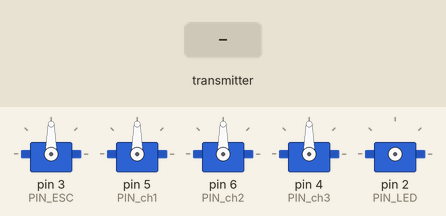
Recording of a sketch running on a simulated Arduino Uno, built with avr-gcc and run on an emulated ATmega328P. On the bench: 5 × servo. Wiring (inferred from the names in the program): servo: signal pin 2. Inputs (shaded band) come from the test bench. No radio packets arrive unless stated; servo pulses on a pin are drawn as a servo (544–2400 µs = 0–180°); what the sketch prints to the serial monitor is not drawn.

Above: at 2.4 s.
2.5 s: the transmitter starts sending aircraft_type = 0
At 2.9 s:
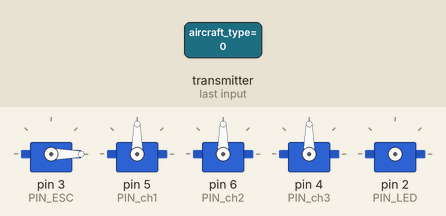
5.5 s: the transmitter starts sending throttle = 256
At 8.32 s:
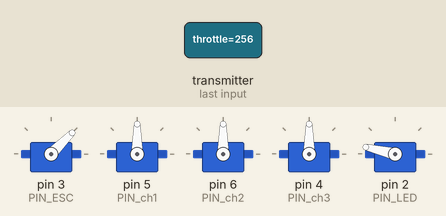
8.5 s: the transmitter starts sending ch1 = 256
At 9.7 s:
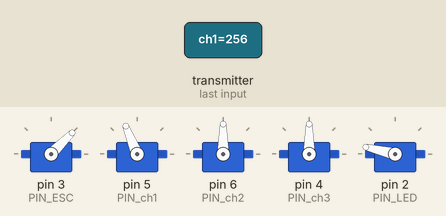
10.0 s: the transmitter starts sending ch2 = 256
At 11.0 s:
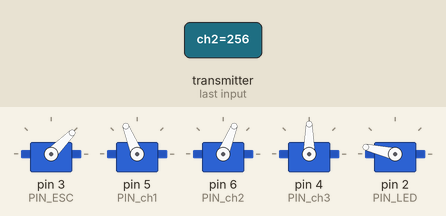
11.5 s: the transmitter starts sending throttle = 0
At 12.1 s:
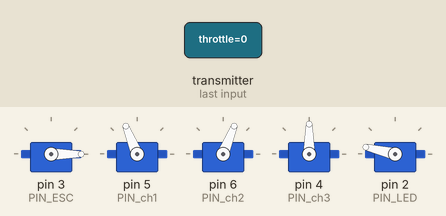
Timing chart, 0 to 14.0 s (numbered marks = the images above; inputs shaded):
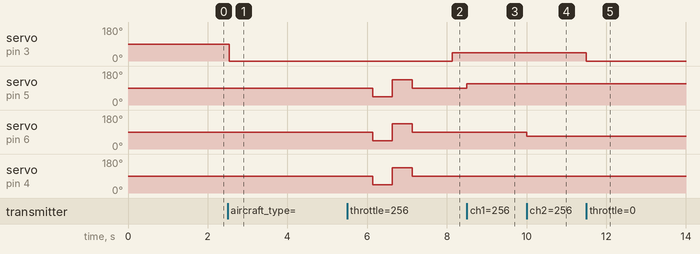

The sketch:

remotereciver_uno_2chl.ino
```cpp
#include <SPI.h>
#include <nRF24L01.h>
#include <RF24.h>
#include <Servo.h>
#include <Wire.h>

// MPU6500 I2C地址
#define MPU6500_ADDR 0x68
//#define ENABLE_SELFCTL 1

// MPU6500寄存器映射
#define PWR_MGMT_1   0x6B
#define ACCEL_XOUT_H 0x3B
#define GYRO_XOUT_H  0x43
#define CONFIG       0x1A
#define GYRO_CONFIG  0x1B
#define ACCEL_CONFIG 0x1C

// 机型定义
#define AIRCRAFT_PAPER_PLANE    0  // 纸飞机
#define AIRCRAFT_CAMEL         1  // 骆驼战斗机
#define AIRCRAFT_P51           2  // P51野马战斗机

// 飞行模式定义
#define FLIGHT_MODE_MANUAL     0  // 手动模式
#define FLIGHT_MODE_STABILIZE  1  // 自稳模式
#define FLIGHT_MODE_HOLD       2  // 姿态保持模式

// 死区控制参数
#define DEADBAND_PITCH         2.0  // 俯仰死区（度）
#define DEADBAND_ROLL          2.0  // 横滚死区（度）

// 各机型PID参数
struct PIDParams {
  float kp;    // 比例增益
  float ki;    // 积分增益
  float kd;    // 微分增益
  float max_i; // 积分限幅
};

// 纸飞机PID参数
const PIDParams PAPER_PLANE_PID = {
  .kp = 2.5,
  .ki = 0.15,
  .kd = 1.5,
  .max_i = 100
};

// 骆驼战斗机PID参数
const PIDParams CAMEL_PID = {
  .kp = 1.5,
  .ki = 0.05,
  .kd = 1.2,
  .max_i = 80
};

// P51 PID参数
const PIDParams P51_PID = {
  .kp = 1.8,
  .ki = 0.08,
  .kd = 1.1,
  .max_i = 90
};

// 舵机混合控制参数
struct ServoMix {
  float pitch;  // 俯仰混合比例
  float roll;   // 横滚混合比例
};

// 纸飞机舵机混合参数
const ServoMix PAPER_PLANE_MIX = {
  .pitch = -1.5,
  .roll = 1.0
};

// 骆驼战斗机舵机混合参数
const ServoMix CAMEL_MIX = {
  .pitch = 1.2,
  .roll = 1.0
};

// Arduino Uno引脚定义
#define CE_PIN   7    // RF24 CE引脚
#define CSN_PIN  8   // RF24 CSN引脚
#define PIN_LED  2   // 板载LED
#define PIN_ESC  3    // 电调
#define PIN_ch1  5    // 通道1
#define PIN_ch2  6    // 通道2
#define PIN_ch3  4    // 通道3

//无线模块
RF24 radio(CE_PIN, CSN_PIN);
//舵机&电调
Servo esc, ch1, ch2, ch3;

unsigned long lastSignalTime = 0;

struct ControlData {
  uint8_t aircraft_type;      // 机型
  uint8_t flight_mode;        // 飞行模式
  uint16_t throttle;          // 油门
  int16_t ch1;               // 通道1
  int16_t ch2;               // 通道2
  int16_t ch3;               // 通道3
  uint8_t checksum;          // 校验和
};

const byte address[6] = "FLY01";

// MPU6500数据结构
struct MPUData {
  float accX, accY, accZ;    // 加速度计数据
  float gyroX, gyroY, gyroZ; // 陀螺仪数据
  float gyroX_offset = 0;    // 陀螺仪X轴零偏
  float gyroY_offset = 0;    // 陀螺仪Y轴零偏
  float gyroZ_offset = 0;    // 陀螺仪Z轴零偏
  float accX_offset = 0;     // 加速度计X轴零偏
  float accY_offset = 0;     // 加速度计Y轴零偏
  float accZ_offset = 0;     // 加速度计Z轴零偏
  float pitch, roll;         // 俯仰角和横滚角
};

MPUData mpuData;
float pitchError = 0, rollError = 0;           // 俯仰和横滚误差
float pitchIntegral = 0, rollIntegral = 0;     // 积分项
float lastPitchError = 0, lastRollError = 0;   // 上一次误差

// 姿态保持目标值
float targetPitch = 0;
float targetRoll = 0;

// 全局变量
static float lastPitch = 0.0;
static float lastRoll = 0.0;
static uint32_t lastUpdateTime = 0;

static float filteredGyroX = 0, filteredGyroY = 0;

// 添加全局变量用于存储上一次有效的加速度计数据
float lastAccX = 0, lastAccY = 0, lastAccZ = 0;

void initMPU6500() {
  Wire.begin();
  Wire.beginTransmission(MPU6500_ADDR);
  Wire.write(PWR_MGMT_1);
  Wire.write(0);  // 唤醒MPU6500
  Wire.endTransmission(true);

  // 配置陀螺仪量程（±2000°/s）
  Wire.beginTransmission(MPU6500_ADDR);
  Wire.write(GYRO_CONFIG);
  Wire.write(0x18);
  Wire.endTransmission(true);

  // 配置加速度计量程（±16g）
  Wire.beginTransmission(MPU6500_ADDR);
  Wire.write(ACCEL_CONFIG);
  Wire.write(0x18);
  Wire.endTransmission(true);

  // 配置数字低通滤波器
  Wire.beginTransmission(MPU6500_ADDR);
  Wire.write(CONFIG);
  Wire.write(0x03);
  Wire.endTransmission(true);
}

void readMPU6500() {
  // 读取原始传感器数据
  Wire.beginTransmission(MPU6500_ADDR);
  Wire.write(ACCEL_XOUT_H);
  Wire.endTransmission(false);
  Wire.requestFrom(MPU6500_ADDR, 14, true);

  // 读取加速度计数据 (单位: g)
  int16_t rawAccX = Wire.read() << 8 | Wire.read();
  int16_t rawAccY = Wire.read() << 8 | Wire.read();
  int16_t rawAccZ = Wire.read() << 8 | Wire.read();

  // 跳过温度数据
  Wire.read(); Wire.read();

  // 读取陀螺仪数据 (单位: °/s)
  int16_t rawGyroX = Wire.read() << 8 | Wire.read();
  int16_t rawGyroY = Wire.read() << 8 | Wire.read();
  int16_t rawGyroZ = Wire.read() << 8 | Wire.read();

  // 检查陀螺仪数据是否在合理范围内
  const float maxGyroRate = 2000.0; // 最大角速度限制（°/s）
  const float maxGyroRaw = maxGyroRate * 16.4; // 对应的原始数据值

  if (abs(rawGyroX) > maxGyroRaw || abs(rawGyroY) > maxGyroRaw || abs(rawGyroZ) > maxGyroRaw) {
    // 数据异常，使用上一次的有效值
    mpuData.gyroX = filteredGyroX;
    mpuData.gyroY = filteredGyroY;
    mpuData.gyroZ = 0; // Z轴不使用
  } else {
    // 转换陀螺仪数据并应用校准偏移
    mpuData.gyroX = (rawGyroX / 16.4) - mpuData.gyroX_offset;
    mpuData.gyroY = (rawGyroY / 16.4) - mpuData.gyroY_offset;
    mpuData.gyroZ = (rawGyroZ / 16.4) - mpuData.gyroZ_offset;
  }

  // 计算时间增量 (单位: 秒)
  uint32_t currentTime = micros();
  float dt = (currentTime - lastUpdateTime) / 1000000.0;
  lastUpdateTime = currentTime;

  // 设置最小时间阈值防止除零
  if (dt <= 0) dt = 0.001;

  // === 1. 加速度计数据处理 ===
  // 检查加速度计数据是否在合理范围内
  if (abs(rawAccX) > 32768 || abs(rawAccY) > 32768 || abs(rawAccZ) > 32768) {
    // 数据异常，使用上一次的有效值
    mpuData.accX = lastAccX;
    mpuData.accY = lastAccY;
    mpuData.accZ = lastAccZ;
  } else {
    // 转换加速度计数据为g单位并应用零偏校准
    mpuData.accX = (rawAccX / 2048.0) - mpuData.accX_offset;
    mpuData.accY = (rawAccY / 2048.0) - mpuData.accY_offset;
    mpuData.accZ = (rawAccZ / 2048.0) - mpuData.accZ_offset;

    // 保存当前值用于下次比较
    lastAccX = mpuData.accX;
    lastAccY = mpuData.accY;
    lastAccZ = mpuData.accZ;
  }

  // 根据安装方向调整加速度计数据
  float accX = mpuData.accX;  // 机头方向
  float accY = mpuData.accY;  // 左翼方向
  float accZ = mpuData.accZ;  // 垂直向上

  // 计算俯仰角 (绕Y轴旋转)
  float pitchAcc = atan2(accX, sqrt(accY * accY + accZ * accZ)) * 180.0 / PI;

  // 计算横滚角 (绕X轴旋转)
  float rollAcc = atan2(accY, sqrt(accX * accX + accZ * accZ)) * 180.0 / PI;

  // === 2. 陀螺仪数据处理 ===
  const float gyroFilterFactor = 0.3; // 降低滤波系数，减少噪声

  // 陀螺仪数据滤波
  filteredGyroX = gyroFilterFactor * mpuData.gyroX + (1 - gyroFilterFactor) * filteredGyroX;
  filteredGyroY = gyroFilterFactor * mpuData.gyroY + (1 - gyroFilterFactor) * filteredGyroY;

  // 陀螺仪角速度积分
  float gyroPitchRate = filteredGyroY;  // Y轴角速度对应俯仰
  float gyroRollRate = filteredGyroX;   // X轴角速度对应横滚

  // 限制角速度范围
  gyroPitchRate = constrain(gyroPitchRate, -500.0, 500.0);
  gyroRollRate = constrain(gyroRollRate, -500.0, 500.0);

  // 陀螺仪积分计算
  float pitchGyro = lastPitch + gyroPitchRate * dt;
  float rollGyro = lastRoll + gyroRollRate * dt;

  // === 3. 改进的互补滤波融合 ===
  // 计算加速度计数据质量
  float accMagnitude = sqrt(accX * accX + accY * accY + accZ * accZ);
  float accQuality = 1.0 - abs(accMagnitude - 1.0); // 1.0表示质量最好，0.0表示质量最差

  // 动态调整互补滤波系数
  float alpha = 0.98; // 基础陀螺仪权重

  // 当加速度计数据质量好时，增加其权重
  if (accQuality > 0.8) {
    alpha = 0.85; // 降低陀螺仪权重
  }

  // 当设备静止时，进一步增加加速度计权重
  if (abs(gyroPitchRate) < 0.5 && abs(gyroRollRate) < 0.5) {
    alpha = 0.7; // 显著降低陀螺仪权重
  }

  // 应用互补滤波
  mpuData.pitch = alpha * pitchGyro + (1 - alpha) * pitchAcc;
  mpuData.roll = alpha * rollGyro + (1 - alpha) * rollAcc;

  // 角度限幅和异常值处理
  if (isnan(mpuData.pitch) || abs(mpuData.pitch) > 90.0f) {
    mpuData.pitch = lastPitch;
  }
  if (isnan(mpuData.roll) || abs(mpuData.roll) > 90.0f) {
    mpuData.roll = lastRoll;
  }

  // 在互补滤波后添加角度约束
  mpuData.pitch = constrain(mpuData.pitch, -90.0, 90.0);
  mpuData.roll = constrain(mpuData.roll, -90.0, 90.0);

  // 保存当前角度用于下一次计算
  lastPitch = mpuData.pitch;
  lastRoll = mpuData.roll;
}

void stabilizeFlight(ControlData data) {
  // 计算误差
  pitchError = -mpuData.pitch;  // 取负值是因为需要向相反方向修正
  rollError = -mpuData.roll;

  // 死区控制 - 增加死区范围以减少小角度抖动
  if(abs(pitchError) < DEADBAND_PITCH * 0.5) pitchError = 0;
  if(abs(rollError) < DEADBAND_ROLL * 0.5) rollError = 0;

  // 获取当前机型的PID参数
  PIDParams pid;
  ServoMix mix;
  switch(data.aircraft_type) {
    case AIRCRAFT_PAPER_PLANE:
      pid = PAPER_PLANE_PID;
      mix = PAPER_PLANE_MIX;
      break;
    case AIRCRAFT_CAMEL:
      pid = CAMEL_PID;
      mix = CAMEL_MIX;
      break;
    case AIRCRAFT_P51:
      pid = P51_PID;
      mix = {1.0, 1.0};  // P51不需要混合
      break;
  }

  // 计算积分项 - 添加积分限幅
  pitchIntegral += pitchError;
  rollIntegral += rollError;

  // 限制积分项以防止积分饱和
  pitchIntegral = constrain(pitchIntegral, -pid.max_i, pid.max_i);
  rollIntegral = constrain(rollIntegral, -pid.max_i, pid.max_i);

  // 计算PID输出 - 添加输出限幅
  float pitchOutput = pid.kp * pitchError + pid.ki * pitchIntegral + pid.kd * (pitchError - lastPitchError);
  float rollOutput = pid.kp * rollError + pid.ki * rollIntegral + pid.kd * (rollError - lastRollError);

  // 限制PID输出范围 - 根据误差大小动态调整输出范围
  float pitchLimit = map(abs(pitchError), 0, 90, 25, 50);  // 保持俯仰输出限制
  float rollLimit = map(abs(rollError), 0, 90, 20, 40);    // 降低横滚输出限制

  pitchOutput = constrain(pitchOutput, -pitchLimit, pitchLimit);
  rollOutput = constrain(rollOutput, -rollLimit, rollLimit);

  // 更新上一次误差
  lastPitchError = pitchError;
  lastRollError = rollError;

  // 获取当前舵机位置
  int currentCh1 = ch1.read();  // 右舵
  int currentCh2 = ch2.read();  // 左舵

  // 根据不同机型应用舵机控制
  switch(data.aircraft_type) {
    case AIRCRAFT_PAPER_PLANE: {
      // 纸飞机：对称控制俯仰，差动控制横滚
      float rightTarget = 90.0 + (pitchOutput * mix.pitch) - (rollOutput * mix.roll);   // 右舵机 (ch1)
      float leftTarget = 90.0 - (pitchOutput * mix.pitch) - (rollOutput * mix.roll);    // 左舵机 (ch2)

      // 限制输出范围
      rightTarget = constrain(rightTarget, 45.0, 135.0);
      leftTarget = constrain(leftTarget, 45.0, 135.0);

      // 直接设置舵机位置
      ch1.write(rightTarget);  // 右舵机
      ch2.write(leftTarget);   // 左舵机
      break;
    }

    case AIRCRAFT_CAMEL: {
      // 骆驼战斗机：独立控制
      ch1.write(constrain(currentCh1 + (pitchOutput * mix.pitch), 45, 135));
      ch2.write(constrain(currentCh2 + (rollOutput * mix.roll), 45, 135));
      break;
    }

    case AIRCRAFT_P51: {
      // P51：标准控制
      ch2.write(constrain(currentCh2 + pitchOutput, 45, 135));
      ch1.write(constrain(currentCh1 + rollOutput, 45, 135));
      break;
    }
  }
}

void holdAttitude() {
  // 更新目标姿态
  targetPitch = mpuData.pitch;
  targetRoll = mpuData.roll;
}

void setup() {
  Serial.begin(9600);

  pinMode(PIN_LED, OUTPUT);

  initController();
  initRF();
  digitalWrite(PIN_LED, HIGH);
  showLight();

  // 安全解锁流程
  Serial.println(F("等待解锁确认..."));
  Serial.println(F("请将油门摇杆推到最低位置"));

  // 等待接收机收到信号并确认油门在最低位置
  bool throttleConfirmed = false;
  unsigned long startTime = millis();

  while (!throttleConfirmed && (millis() - startTime < 60000)) { // 60秒超时
    if(radio.available()) {
      ControlData data;
      radio.read(&data, sizeof(data));
      uint8_t sum = (data.aircraft_type + data.flight_mode + data.throttle + data.ch1 + data.ch2 + data.ch3) % 256;
      if(sum == data.checksum) {
        // 检查油门是否在最低位置（小于200）
        if(data.throttle < 200) {
          throttleConfirmed = true;
          Serial.println(F("油门位置确认，开始解锁流程"));

          // 执行解锁序列
          esc.writeMicroseconds(1000); // 确保零油门
          delay(2000);

          // 快速闪烁LED表示正在解锁
          for(int i = 0; i < 5; i++) {
            digitalWrite(PIN_LED, HIGH);
            delay(100);
            digitalWrite(PIN_LED, LOW);
            delay(100);
          }

          Serial.println(F("电调解锁完成"));
        } else {
          Serial.println(F("请将油门摇杆推到最低位置"));
        }
      }
    }
    delay(100);
  }

  if (!throttleConfirmed) {
    Serial.println(F("解锁超时，请检查遥控器连接"));
    // 进入安全模式
    esc.writeMicroseconds(1000);
    while(1) {
      digitalWrite(PIN_LED, HIGH);
      delay(100);
      digitalWrite(PIN_LED, LOW);
      delay(100);
    }
  }

  Serial.println(F("开始自检"));
  selfCheck();

#ifdef ENABLE_SELFCTL
  Serial.println(F("开始初始化MPU6500"));
  initMPU6500();
  calibrateGyro();
  lastUpdateTime = micros();
  // 初始化角度为0
  lastPitch = 0;
  lastRoll = 0;
  // 读取一次传感器数据
  readMPU6500();
#endif
}

void calibrateGyro() {
  float gx = 0, gy = 0, gz = 0;
  float ax = 0, ay = 0, az = 0;
  const int samples = 500;

  Serial.println(F("开始传感器校准..."));
  Serial.println(F("请保持设备完全静止"));

  for(int i=0; i<samples; i++) {
    // 读取完整传感器数据
    Wire.beginTransmission(MPU6500_ADDR);
    Wire.write(ACCEL_XOUT_H);
    Wire.endTransmission(false);
    Wire.requestFrom(MPU6500_ADDR, 14, true);

    // 读取加速度计数据
    int16_t ax_raw = Wire.read() << 8 | Wire.read();
    int16_t ay_raw = Wire.read() << 8 | Wire.read();
    int16_t az_raw = Wire.read() << 8 | Wire.read();

    ax += ax_raw / 2048.0;
    ay += ay_raw / 2048.0;
    az += az_raw / 2048.0;

    // 跳过温度数据
    Wire.read(); Wire.read();

    // 读取陀螺仪数据
    int16_t gx_raw = Wire.read() << 8 | Wire.read();
    int16_t gy_raw = Wire.read() << 8 | Wire.read();
    int16_t gz_raw = Wire.read() << 8 | Wire.read();

    gx += gx_raw / 16.4;
    gy += gy_raw / 16.4;
    gz += gz_raw / 16.4;

    // 进度指示
    if (i % 50 == 0) {
      digitalWrite(PIN_LED, !digitalRead(PIN_LED));
    }
    delay(10);
  }

  // 计算平均值
  mpuData.gyroX_offset = gx/samples;
  mpuData.gyroY_offset = gy/samples;
  mpuData.gyroZ_offset = gz/samples;

  // 计算加速度计零偏
  mpuData.accX_offset = ax/samples;
  mpuData.accY_offset = ay/samples;
  mpuData.accZ_offset = (az/samples) - 1.0;  // 减去1g的重力加速度

  Serial.println(F("传感器校准完成:"));
  Serial.print(F("陀螺仪零偏: "));
  Serial.print(mpuData.gyroX_offset, 4);
  Serial.print(F(", "));
  Serial.print(mpuData.gyroY_offset, 4);
  Serial.print(F(", "));
  Serial.println(mpuData.gyroZ_offset, 4);

  Serial.print(F("加速度计零偏: "));
  Serial.print(mpuData.accX_offset, 4);
  Serial.print(F(", "));
  Serial.print(mpuData.accY_offset, 4);
  Serial.print(F(", "));
  Serial.println(mpuData.accZ_offset, 4);

  digitalWrite(PIN_LED, LOW);
}

void initController(){
  esc.attach(PIN_ESC, 1000, 2000);   // 电调初始化
  ch1.attach(PIN_ch1);
  ch2.attach(PIN_ch2);
  ch3.attach(PIN_ch3);
  ch1.write(90);
  ch2.write(90);
  ch3.write(90);
}

void showLight(){
  digitalWrite(PIN_LED, HIGH);
  delay(500);
  digitalWrite(PIN_LED, LOW);
  delay(500);
  digitalWrite(PIN_LED, HIGH);
  delay(500);
  digitalWrite(PIN_LED, LOW);
}

void initRF(){
  if (!radio.begin()){
    Serial.println(F("Radio hardware not responding!"));
    while(1);
  }

  radio.setChannel(108);
  radio.setDataRate(RF24_250KBPS);
  radio.openReadingPipe(0, address);
  radio.setPALevel(RF24_PA_MAX);
  radio.setAutoAck(true);
  radio.setRetries(0, 0);
  radio.setCRCLength(RF24_CRC_16);
  radio.startListening();
}

void selfCheck(){
  //回正
  ch1.write(90);
  ch2.write(90);
  ch3.write(90);
  delay(500);

  //低极值
  ch1.write(45);
  ch2.write(45);
  ch3.write(45);
  delay(500);

  //高极值
  ch1.write(135);
  ch2.write(135);
  ch3.write(135);
  delay(500);

  //回正
  ch1.write(90);
  ch2.write(90);
  ch3.write(90);

  digitalWrite(PIN_LED, HIGH);
  delay(1000);
  digitalWrite(PIN_LED, LOW);
}

void loop() {
  if(radio.available()){
    ControlData data;
    radio.read(&data, sizeof(data));
    uint8_t sum = (data.aircraft_type + data.flight_mode + data.throttle + data.ch1 + data.ch2 + data.ch3) % 256;
    if(sum == data.checksum) {
      digitalWrite(PIN_LED, HIGH);
      lastSignalTime = millis();

      // 油门通道处理
      int throttle = map(data.throttle, 0, 1023, 1000, 2000);
      esc.writeMicroseconds(throttle);

      // 根据不同机型处理舵机控制
      switch(data.aircraft_type) {
        case AIRCRAFT_PAPER_PLANE:
          // 纸飞机：只使用ch1和ch2
          ch1.write(map(data.ch1, -512, 511, 45, 135));  // 右舵机
          ch2.write(map(data.ch2, -512, 511, 135, 45));  // 左舵机
          ch3.write(90);  // 保持中立
          break;

        case AIRCRAFT_CAMEL:
          // 骆驼战斗机：只使用ch1和ch2
          ch1.write(map(data.ch1, -512, 511, 45, 135));  // 右舵机
          ch2.write(map(data.ch2, -512, 511, 45, 135));  // 左舵机
          ch3.write(90);  // 保持中立
          break;

        case AIRCRAFT_P51:
          // P51使用全部三个通道
          ch1.write(map(data.ch1, -512, 511, 45, 135));  // 右舵机
          ch2.write(map(data.ch2, -512, 511, 45, 135));  // 左舵机
          ch3.write(map(data.ch3, -512, 511, 135, 45));
          break;
      }

      // 飞行模式处理
#ifdef ENABLE_SELFCTL
      switch(data.flight_mode) {
        case FLIGHT_MODE_STABILIZE:
          readMPU6500();
          stabilizeFlight(data);
          break;
        case FLIGHT_MODE_HOLD:
          readMPU6500();
          holdAttitude();
          stabilizeFlight(data);
          break;
      }
#endif
    }
  } else {
    digitalWrite(PIN_LED, LOW);
  }

  // 失控保护（1.5秒无信号切断油门）
  if(millis() - lastSignalTime > 1500) {
    esc.writeMicroseconds(1000);      // 紧急停机
    ch1.write(90);                // 回中
    ch2.write(90);
    ch3.write(90);
  }
} 
```

Measured:
- after the input at 2.5 s, servo on pin 3 (PIN_ESC): 90° → 0° at once
- after the input at 5.5 s, servo on pin 3 (PIN_ESC): 0° → 45° after 2.6 s; servo on pin 2 (PIN_LED): stays 167° (without the input it goes to 166° after 2.6 s)
- after the input at 8.5 s, servo on pin 5 (PIN_ch1): 90° → 112° at once
- after the input at 10.0 s, servo on pin 6 (PIN_ch2): 90° → 68° at once
- after the input at 11.5 s, servo on pin 3 (PIN_ESC): 45° → 0° at once
